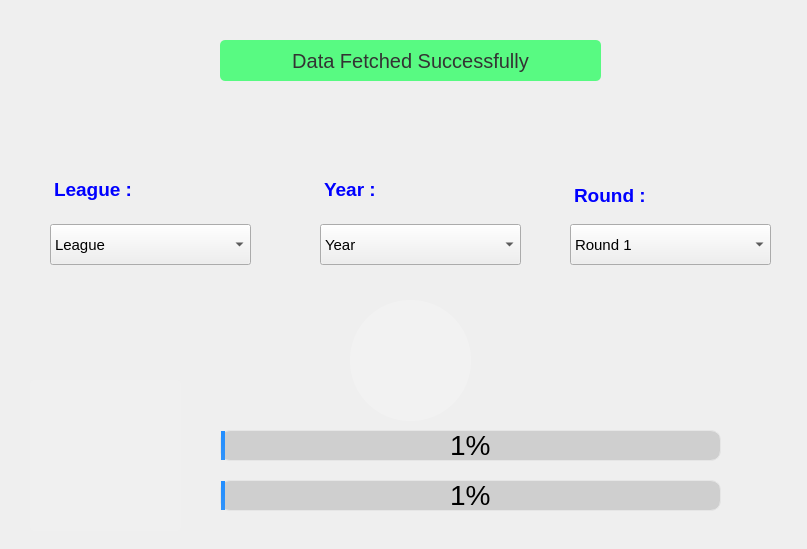
 <widget class="QWidget" name="Form">
  <property name="geometry">
   <rect>
    <x>0</x>
    <y>0</y>
    <width>807</width>
    <height>549</height>
   </rect>
  </property>
  <property name="font">
   <font>
    <family>Segoe UI</family>
    <pointsize>21</pointsize>
   </font>
  </property>
  <property name="mouseTracking">
   <bool>false</bool>
  </property>
  <property name="windowTitle">
   <string>Platinum iMarketer</string>
  </property>
  <property name="styleSheet">
   <string notr="true">QMainWindow {
	background-color:#ececec;
}
QTextEdit {
	border-width: 1px;
	border-style: solid;
	border-color: qlineargradient(spread:pad, x1:0.5, y1:1, x2:0.5, y2:0, stop:0 rgba(0, 113, 255, 255), stop:1 rgba(91, 171, 252, 255));
}
QPlainTextEdit {
	border-width: 1px;
	border-style: solid;
	border-color: qlineargradient(spread:pad, x1:0.5, y1:1, x2:0.5, y2:0, stop:0 rgba(0, 113, 255, 255), stop:1 rgba(91, 171, 252, 255));
}
QToolButton {
	border-style: solid;
	border-top-color: qlineargradient(spread:pad, x1:0.5, y1:1, x2:0.5, y2:0, stop:0 rgb(215, 215, 215), stop:1 rgb(222, 222, 222));
	border-right-color: qlineargradient(spread:pad, x1:0, y1:0.5, x2:1, y2:0.5, stop:0 rgb(217, 217, 217), stop:1 rgb(227, 227, 227));
	border-left-color: qlineargradient(spread:pad, x1:0, y1:0.5, x2:1, y2:0.5, stop:0 rgb(227, 227, 227), stop:1 rgb(217, 217, 217));
	border-bottom-color: qlineargradient(spread:pad, x1:0.5, y1:1, x2:0.5, y2:0, stop:0 rgb(215, 215, 215), stop:1 rgb(222, 222, 222));
	border-width: 1px;
	border-radius: 5px;
	color: rgb(0,0,0);
	padding: 2px;
	background-color: rgb(255,255,255);
}
QToolButton:hover{
	border-style: solid;
	border-top-color: qlineargradient(spread:pad, x1:0.5, y1:1, x2:0.5, y2:0, stop:0 rgb(195, 195, 195), stop:1 rgb(222, 222, 222));
	border-right-color: qlineargradient(spread:pad, x1:0, y1:0.5, x2:1, y2:0.5, stop:0 rgb(197, 197, 197), stop:1 rgb(227, 227, 227));
	border-left-color: qlineargradient(spread:pad, x1:0, y1:0.5, x2:1, y2:0.5, stop:0 rgb(227, 227, 227), stop:1 rgb(197, 197, 197));
	border-bottom-color: qlineargradient(spread:pad, x1:0.5, y1:1, x2:0.5, y2:0, stop:0 rgb(195, 195, 195), stop:1 rgb(222, 222, 222));
	border-width: 1px;
	border-radius: 5px;
	color: rgb(0,0,0);
	padding: 2px;
	background-color: rgb(255,255,255);
}
QToolButton:pressed{
	border-style: solid;
	border-top-color: qlineargradient(spread:pad, x1:0.5, y1:1, x2:0.5, y2:0, stop:0 rgb(215, 215, 215), stop:1 rgb(222, 222, 222));
	border-right-color: qlineargradient(spread:pad, x1:0, y1:0.5, x2:1, y2:0.5, stop:0 rgb(217, 217, 217), stop:1 rgb(227, 227, 227));
	border-left-color: qlineargradient(spread:pad, x1:0, y1:0.5, x2:1, y2:0.5, stop:0 rgb(227, 227, 227), stop:1 rgb(217, 217, 217));
	border-bottom-color: qlineargradient(spread:pad, x1:0.5, y1:1, x2:0.5, y2:0, stop:0 rgb(215, 215, 215), stop:1 rgb(222, 222, 222));
	border-width: 1px;
	border-radius: 5px;
	color: rgb(0,0,0);
	padding: 2px;
	background-color: rgb(142,142,142);
}
QPushButton{
	border-style: solid;
	border-top-color: qlineargradient(spread:pad, x1:0.5, y1:1, x2:0.5, y2:0, stop:0 rgb(215, 215, 215), stop:1 rgb(222, 222, 222));
	border-right-color: qlineargradient(spread:pad, x1:0, y1:0.5, x2:1, y2:0.5, stop:0 rgb(217, 217, 217), stop:1 rgb(227, 227, 227));
	border-left-color: qlineargradient(spread:pad, x1:0, y1:0.5, x2:1, y2:0.5, stop:0 rgb(227, 227, 227), stop:1 rgb(217, 217, 217));
	border-bottom-color: qlineargradient(spread:pad, x1:0.5, y1:1, x2:0.5, y2:0, stop:0 rgb(215, 215, 215), stop:1 rgb(222, 222, 222));
	border-width: 1px;
	border-radius: 5px;
	color: rgb(0,0,0);
	padding: 2px;
	background-color: rgb(255,255,255);
}
QPushButton::default{
	border-style: solid;
	border-top-color: qlineargradient(spread:pad, x1:0.5, y1:1, x2:0.5, y2:0, stop:0 rgb(215, 215, 215), stop:1 rgb(222, 222, 222));
	border-right-color: qlineargradient(spread:pad, x1:0, y1:0.5, x2:1, y2:0.5, stop:0 rgb(217, 217, 217), stop:1 rgb(227, 227, 227));
	border-left-color: qlineargradient(spread:pad, x1:0, y1:0.5, x2:1, y2:0.5, stop:0 rgb(227, 227, 227), stop:1 rgb(217, 217, 217));
	border-bottom-color: qlineargradient(spread:pad, x1:0.5, y1:1, x2:0.5, y2:0, stop:0 rgb(215, 215, 215), stop:1 rgb(222, 222, 222));
	border-width: 1px;
	border-radius: 5px;
	color: rgb(0,0,0);
	padding: 2px;
	background-color: rgb(255,255,255);
}
QPushButton:hover{
	border-style: solid;
	border-top-color: qlineargradient(spread:pad, x1:0.5, y1:1, x2:0.5, y2:0, stop:0 rgb(195, 195, 195), stop:1 rgb(222, 222, 222));
	border-right-color: qlineargradient(spread:pad, x1:0, y1:0.5, x2:1, y2:0.5, stop:0 rgb(197, 197, 197), stop:1 rgb(227, 227, 227));
	border-left-color: qlineargradient(spread:pad, x1:0, y1:0.5, x2:1, y2:0.5, stop:0 rgb(227, 227, 227), stop:1 rgb(197, 197, 197));
	border-bottom-color: qlineargradient(spread:pad, x1:0.5, y1:1, x2:0.5, y2:0, stop:0 rgb(195, 195, 195), stop:1 rgb(222, 222, 222));
	border-width: 1px;
	border-radius: 5px;
	color: rgb(0,0,0);
	padding: 2px;
	background-color: rgb(255,255,255);
}
QPushButton:pressed{
	border-style: solid;
	border-top-color: qlineargradient(spread:pad, x1:0.5, y1:1, x2:0.5, y2:0, stop:0 rgb(215, 215, 215), stop:1 rgb(222, 222, 222));
	border-right-color: qlineargradient(spread:pad, x1:0, y1:0.5, x2:1, y2:0.5, stop:0 rgb(217, 217, 217), stop:1 rgb(227, 227, 227));
	border-left-color: qlineargradient(spread:pad, x1:0, y1:0.5, x2:1, y2:0.5, stop:0 rgb(227, 227, 227), stop:1 rgb(217, 217, 217));
	border-bottom-color: qlineargradient(spread:pad, x1:0.5, y1:1, x2:0.5, y2:0, stop:0 rgb(215, 215, 215), stop:1 rgb(222, 222, 222));
	border-width: 1px;
	border-radius: 5px;
	color: rgb(0,0,0);
	padding: 2px;
	background-color: rgb(142,142,142);
}
QPushButton:disabled{
	border-style: solid;
	border-top-color: qlineargradient(spread:pad, x1:0.5, y1:1, x2:0.5, y2:0, stop:0 rgb(215, 215, 215), stop:1 rgb(222, 222, 222));
	border-right-color: qlineargradient(spread:pad, x1:0, y1:0.5, x2:1, y2:0.5, stop:0 rgb(217, 217, 217), stop:1 rgb(227, 227, 227));
	border-left-color: qlineargradient(spread:pad, x1:0, y1:0.5, x2:1, y2:0.5, stop:0 rgb(227, 227, 227), stop:1 rgb(217, 217, 217));
	border-bottom-color: qlineargradient(spread:pad, x1:0.5, y1:1, x2:0.5, y2:0, stop:0 rgb(215, 215, 215), stop:1 rgb(222, 222, 222));
	border-width: 1px;
	border-radius: 5px;
	color: #808086;
	padding: 2px;
	background-color: rgb(142,142,142);
}
QLineEdit {
	border-width: 1px; border-radius: 4px;
	border-style: solid;
	border-color: qlineargradient(spread:pad, x1:0.5, y1:1, x2:0.5, y2:0, stop:0 rgba(0, 113, 255, 255), stop:1 rgba(91, 171, 252, 255));
}
QLabel {
	color: #000000;
}
QLCDNumber {
	color: rgb(0, 113, 255, 255);
}
QProgressBar {
	text-align: center;
	color: rgb(240, 240, 240);
	border-width: 1px; 
	border-radius: 10px;
	border-color: rgb(230, 230, 230);
	border-style: solid;
	background-color:rgb(207,207,207);
}
QProgressBar::chunk {
	background-color: qlineargradient(spread:pad, x1:0.5, y1:1, x2:0.5, y2:0, stop:0 rgba(49, 147, 250, 255), stop:1 rgba(34, 142, 255, 255));
	border-radius: 10px;
}
QMenuBar {
	background-color: qlineargradient(spread:pad, x1:0.5, y1:1, x2:0.5, y2:0, stop:0 rgba(207, 209, 207, 255), stop:1 rgba(230, 229, 230, 255));
}
QMenuBar::item {
	color: #000000;
  	spacing: 3px;
  	padding: 1px 4px;
	background-color: qlineargradient(spread:pad, x1:0.5, y1:1, x2:0.5, y2:0, stop:0 rgba(207, 209, 207, 255), stop:1 rgba(230, 229, 230, 255));
}

QMenuBar::item:selected {
  	background-color: qlineargradient(spread:pad, x1:0.5, y1:1, x2:0.5, y2:0, stop:0 rgba(0, 113, 255, 255), stop:1 rgba(91, 171, 252, 255));
	color: #FFFFFF;
}
QMenu::item:selected {
	border-style: solid;
	border-top-color: transparent;
	border-right-color: transparent;
	border-left-color: qlineargradient(spread:pad, x1:0.5, y1:1, x2:0.5, y2:0, stop:0 rgba(0, 113, 255, 255), stop:1 rgba(91, 171, 252, 255));
	border-bottom-color: transparent;
	border-left-width: 2px;
	color: #000000;
	padding-left:15px;
	padding-top:4px;
	padding-bottom:4px;
	padding-right:7px;
}
QMenu::item {
	border-style: solid;
	border-top-color: transparent;
	border-right-color: transparent;
	border-left-color: transparent;
	border-bottom-color: transparent;
	border-bottom-width: 1px;
	color: #000000;
	padding-left:17px;
	padding-top:4px;
	padding-bottom:4px;
	padding-right:7px;
}
QTabWidget {
	color:rgb(0,0,0);
	background-color:#000000;
}
QTabWidget::pane {
		border-color: rgb(223,223,223);
		background-color:rgb(226,226,226);
		border-style: solid;
		border-width: 2px;
    	border-radius: 6px;
}
QTabBar::tab:first {
	border-style: solid;
	border-left-width:1px;
	border-right-width:0px;
	border-top-width:1px;
	border-bottom-width:1px;
	border-top-color: rgb(209,209,209);
	border-left-color: qlineargradient(spread:pad, x1:0.5, y1:1, x2:0.5, y2:0, stop:0 rgba(209, 209, 209, 209), stop:1 rgba(229, 229, 229, 229));
	border-bottom-color: rgb(229,229,229);
	border-top-left-radius: 4px;
	border-bottom-left-radius: 4px;
	color: #000000;
	padding: 3px;
	margin-left:0px;
	background-color: qlineargradient(spread:pad, x1:0.5, y1:1, x2:0.5, y2:0, stop:0 rgba(247, 247, 247, 255), stop:1 rgba(255, 255, 255, 255));
}
QTabBar::tab:last {
	border-style: solid;
	border-width:1px;
	border-top-color: rgb(209,209,209);
	border-left-color: qlineargradient(spread:pad, x1:0.5, y1:1, x2:0.5, y2:0, stop:0 rgba(209, 209, 209, 209), stop:1 rgba(229, 229, 229, 229));
	border-right-color: qlineargradient(spread:pad, x1:0.5, y1:1, x2:0.5, y2:0, stop:0 rgba(209, 209, 209, 209), stop:1 rgba(229, 229, 229, 229));
	border-bottom-color: rgb(229,229,229);
	border-top-right-radius: 4px;
	border-bottom-right-radius: 4px;
	color: #000000;
	padding: 3px;
	margin-left:0px;
	background-color: qlineargradient(spread:pad, x1:0.5, y1:1, x2:0.5, y2:0, stop:0 rgba(247, 247, 247, 255), stop:1 rgba(255, 255, 255, 255));
}
QTabBar::tab {
	border-style: solid;
	border-top-width:1px;
	border-bottom-width:1px;
	border-left-width:1px;
	border-top-color: rgb(209,209,209);
	border-left-color: qlineargradient(spread:pad, x1:0.5, y1:1, x2:0.5, y2:0, stop:0 rgba(209, 209, 209, 209), stop:1 rgba(229, 229, 229, 229));
	border-bottom-color: rgb(229,229,229);
	color: #000000;
	padding: 3px;
	margin-left:0px;
	background-color: qlineargradient(spread:pad, x1:0.5, y1:1, x2:0.5, y2:0, stop:0 rgba(247, 247, 247, 255), stop:1 rgba(255, 255, 255, 255));
}
QTabBar::tab:selected, QTabBar::tab:last:selected, QTabBar::tab:hover {
  	border-style: solid;
  	border-left-width:1px;
	border-right-color: transparent;
	border-top-color: rgb(209,209,209);
	border-left-color: qlineargradient(spread:pad, x1:0.5, y1:1, x2:0.5, y2:0, stop:0 rgba(209, 209, 209, 209), stop:1 rgba(229, 229, 229, 229));
	border-bottom-color: rgb(229,229,229);
	color: #FFFFFF;
	padding: 3px;
	margin-left:0px;
	background-color: qlineargradient(spread:pad, x1:0.5, y1:1, x2:0.5, y2:0, stop:0 rgba(0, 113, 255, 255), stop:1 rgba(91, 171, 252, 255));
}

QTabBar::tab:selected, QTabBar::tab:first:selected, QTabBar::tab:hover {
  	border-style: solid;
  	border-left-width:1px;
  	border-bottom-width:1px;
  	border-top-width:1px;
	border-right-color: transparent;
	border-top-color: rgb(209,209,209);
	border-left-color: qlineargradient(spread:pad, x1:0.5, y1:1, x2:0.5, y2:0, stop:0 rgba(209, 209, 209, 209), stop:1 rgba(229, 229, 229, 229));
	border-bottom-color: rgb(229,229,229);
	color: #FFFFFF;
	padding: 3px;
	margin-left:0px;
	background-color: qlineargradient(spread:pad, x1:0.5, y1:1, x2:0.5, y2:0, stop:0 rgba(0, 113, 255, 255), stop:1 rgba(91, 171, 252, 255));
}

QCheckBox {
	color: #000000;
	padding: 2px;
}
QCheckBox:disabled {
	color: #808086;
	padding: 2px;
}

QCheckBox:hover {
	border-radius:4px;
	border-style:solid;
	padding-left: 1px;
	padding-right: 1px;
	padding-bottom: 1px;
	padding-top: 1px;
	border-width:1px;
	border-color: transparent;
}
QCheckBox::indicator:checked {

	height: 10px;
	width: 10px;
	border-style:solid;
	border-width: 1px;
	border-color: qlineargradient(spread:pad, x1:0.5, y1:1, x2:0.5, y2:0, stop:0 rgba(0, 113, 255, 255), stop:1 rgba(91, 171, 252, 255));
	color: #000000;
	background-color: qlineargradient(spread:pad, x1:0.5, y1:1, x2:0.5, y2:0, stop:0 rgba(0, 113, 255, 255), stop:1 rgba(91, 171, 252, 255));
}
QCheckBox::indicator:unchecked {

	height: 10px;
	width: 10px;
	border-style:solid;
	border-width: 1px;
	border-color: qlineargradient(spread:pad, x1:0.5, y1:1, x2:0.5, y2:0, stop:0 rgba(0, 113, 255, 255), stop:1 rgba(91, 171, 252, 255));
	color: #000000;
}
QRadioButton {
	color: 000000;
	padding: 1px;
}
QRadioButton::indicator:checked {
	height: 10px;
	width: 10px;
	border-style:solid;
	border-radius:5px;
	border-width: 1px;
	border-color: qlineargradient(spread:pad, x1:0.5, y1:1, x2:0.5, y2:0, stop:0 rgba(0, 113, 255, 255), stop:1 rgba(91, 171, 252, 255));
	color: #a9b7c6;
	background-color: qlineargradient(spread:pad, x1:0.5, y1:1, x2:0.5, y2:0, stop:0 rgba(0, 113, 255, 255), stop:1 rgba(91, 171, 252, 255));
}
QRadioButton::indicator:!checked {
	height: 10px;
	width: 10px;
	border-style:solid;
	border-radius:5px;
	border-width: 1px;
	border-color: qlineargradient(spread:pad, x1:0.5, y1:1, x2:0.5, y2:0, stop:0 rgba(0, 113, 255, 255), stop:1 rgba(91, 171, 252, 255));
	color: #a9b7c6;
	background-color: transparent;
}
QStatusBar {
	color:#027f7f;
}
QSpinBox {
	border-style: solid;
	border-width: 1px;
	border-color: qlineargradient(spread:pad, x1:0.5, y1:1, x2:0.5, y2:0, stop:0 rgba(0, 113, 255, 255), stop:1 rgba(91, 171, 252, 255));
}
QDoubleSpinBox {
	border-style: solid;
	border-width: 1px;
	border-color: qlineargradient(spread:pad, x1:0.5, y1:1, x2:0.5, y2:0, stop:0 rgba(0, 113, 255, 255), stop:1 rgba(91, 171, 252, 255));
}
QTimeEdit {
	border-style: solid;
	border-width: 1px;
	border-color: qlineargradient(spread:pad, x1:0.5, y1:1, x2:0.5, y2:0, stop:0 rgba(0, 113, 255, 255), stop:1 rgba(91, 171, 252, 255));
}
QDateTimeEdit {
	border-style: solid;
	border-width: 1px;
	border-color: qlineargradient(spread:pad, x1:0.5, y1:1, x2:0.5, y2:0, stop:0 rgba(0, 113, 255, 255), stop:1 rgba(91, 171, 252, 255));
}
QDateEdit {
	border-style: solid;
	border-width: 1px;
	border-color: qlineargradient(spread:pad, x1:0.5, y1:1, x2:0.5, y2:0, stop:0 rgba(0, 113, 255, 255), stop:1 rgba(91, 171, 252, 255));
}

QToolBox {
	color: #a9b7c6;
	background-color:#000000;
}
QToolBox::tab {
	color: #a9b7c6;
	background-color:#000000;
}
QToolBox::tab:selected {
	color: #FFFFFF;
	background-color:#000000;
}
QScrollArea {
	color: #FFFFFF;
	background-color:#000000;
}
QSlider::groove:horizontal {
	height: 5px;
	background-color: qlineargradient(spread:pad, x1:0.5, y1:1, x2:0.5, y2:0, stop:0 rgba(49, 147, 250, 255), stop:1 rgba(34, 142, 255, 255));
}
QSlider::groove:vertical {
	width: 5px;
	background-color: qlineargradient(spread:pad, x1:0.5, y1:1, x2:0.5, y2:0, stop:0 rgba(49, 147, 250, 255), stop:1 rgba(34, 142, 255, 255));
}
QSlider::handle:horizontal {
	background: rgb(253,253,253);
	border-style: solid;
	border-width: 1px;
	border-color: rgb(207,207,207);
	width: 12px;
	margin: -5px 0;
	border-radius: 7px;
}
QSlider::handle:vertical {
	background: rgb(253,253,253);
	border-style: solid;
	border-width: 1px;
	border-color: rgb(207,207,207);
	height: 12px;
	margin: 0 -5px;
	border-radius: 7px;
}
QSlider::add-page:horizontal {
    background: rgb(181,181,181);
}
QSlider::add-page:vertical {
    background: rgb(181,181,181);
}
QSlider::sub-page:horizontal {
    background-color: qlineargradient(spread:pad, x1:0.5, y1:1, x2:0.5, y2:0, stop:0 rgba(49, 147, 250, 255), stop:1 rgba(34, 142, 255, 255));
}
QSlider::sub-page:vertical {
    background-color: qlineargradient(spread:pad, y1:0.5, x1:1, y2:0.5, x2:0, stop:0 rgba(49, 147, 250, 255), stop:1 rgba(34, 142, 255, 255));
}
QScrollBar:horizontal {
	max-height: 20px;
	border: 1px transparent grey;
	margin: 0px 20px 0px 20px;
}
QScrollBar:vertical {
	max-width: 20px;
	border: 1px transparent grey;
	margin: 20px 0px 20px 0px;
}
QScrollBar::handle:horizontal {
	background: rgb(253,253,253);
	border-style: solid;
	border-width: 1px;
	border-color: rgb(207,207,207);
	border-radius: 7px;
	min-width: 25px;
}
QScrollBar::handle:horizontal:hover {
	background: rgb(253,253,253);
	border-style: solid;
	border-width: 1px;
	border-color: rgb(147, 200, 200);
	border-radius: 7px;
	min-width: 25px;
}
QScrollBar::handle:vertical {
	background: rgb(253,253,253);
	border-style: solid;
	border-width: 1px;
	border-color: rgb(207,207,207);
	border-radius: 7px;
	min-height: 25px;
}
QScrollBar::handle:vertical:hover {
	background: rgb(253,253,253);
	border-style: solid;
	border-width: 1px;
	border-color: rgb(147, 200, 200);
	border-radius: 7px;
	min-height: 25px;
}
QScrollBar::add-line:horizontal {
   border: 2px transparent grey;
   border-top-right-radius: 7px;
   border-bottom-right-radius: 7px;
   background: rgba(34, 142, 255, 255);
   width: 20px;
   subcontrol-position: right;
   subcontrol-origin: margin;
}
QScrollBar::add-line:horizontal:pressed {
   border: 2px transparent grey;
   border-top-right-radius: 7px;
   border-bottom-right-radius: 7px;
   background: rgb(181,181,181);
   width: 20px;
   subcontrol-position: right;
   subcontrol-origin: margin;
}
QScrollBar::add-line:vertical {
   border: 2px transparent grey;
   border-bottom-left-radius: 7px;
   border-bottom-right-radius: 7px;
   background: rgba(34, 142, 255, 255);
   height: 20px;
   subcontrol-position: bottom;
   subcontrol-origin: margin;
}
QScrollBar::add-line:vertical:pressed {
   border: 2px transparent grey;
   border-bottom-left-radius: 7px;
   border-bottom-right-radius: 7px;
   background: rgb(181,181,181);
   height: 20px;
   subcontrol-position: bottom;
   subcontrol-origin: margin;
}
QScrollBar::sub-line:horizontal {
   border: 2px transparent grey;
   border-top-left-radius: 7px;
   border-bottom-left-radius: 7px;
   background: rgba(34, 142, 255, 255);
   width: 20px;
   subcontrol-position: left;
   subcontrol-origin: margin;
}
QScrollBar::sub-line:horizontal:pressed {
   border: 2px transparent grey;
   border-top-left-radius: 7px;
   border-bottom-left-radius: 7px;
   background: rgb(181,181,181);
   width: 20px;
   subcontrol-position: left;
   subcontrol-origin: margin;
}
QScrollBar::sub-line:vertical {
   border: 2px transparent grey;
   border-top-left-radius: 7px;
   border-top-right-radius: 7px;
   background: rgba(34, 142, 255, 255);
   height: 20px;
   subcontrol-position: top;
   subcontrol-origin: margin;
}
QScrollBar::sub-line:vertical:pressed {
   border: 2px transparent grey;
   border-top-left-radius: 7px;
   border-top-right-radius: 7px;
   background: rgb(181,181,181);
   height: 20px;
   subcontrol-position: top;
   subcontrol-origin: margin;
}
QScrollBar::left-arrow:horizontal {
   border: 1px transparent grey;
   border-top-left-radius: 3px;
   border-bottom-left-radius: 3px;
   width: 6px;
   height: 6px;
   background: white;
}
QScrollBar::right-arrow:horizontal {
   border: 1px transparent grey;
   border-top-right-radius: 3px;
   border-bottom-right-radius: 3px;
   width: 6px;
   height: 6px;
   background: white;
}
QScrollBar::up-arrow:vertical {
   border: 1px transparent grey;
   border-top-left-radius: 3px;
   border-top-right-radius: 3px;
   width: 6px;
   height: 6px;
   background: white;
}
QScrollBar::down-arrow:vertical {
   border: 1px transparent grey;
   border-bottom-left-radius: 3px;
   border-bottom-right-radius: 3px;
   width: 6px;
   height: 6px;
   background: white;
}
QScrollBar::add-page:horizontal, QScrollBar::sub-page:horizontal {
   background: none;
}
QScrollBar::add-page:vertical, QScrollBar::sub-page:vertical {
   background: none;
}</string>
  </property>
  <widget class="QPushButton" name="btn_start">
   <property name="geometry">
    <rect>
     <x>350</x>
     <y>300</y>
     <width>121</width>
     <height>121</height>
    </rect>
   </property>
   <property name="font">
    <font>
     <pointsize>40</pointsize>
    </font>
   </property>
   <property name="cursor">
    <cursorShape>PointingHandCursor</cursorShape>
   </property>
   <property name="toolTip">
    <string>Login</string>
   </property>
   <property name="styleSheet">
    <string notr="true">QPushButton {
    color: #333;
    border: 2px solid #555;
    border-radius: 60;
    border-style: outset;
    background: qradialgradient(
        cx: 0.3, cy: -0.4, fx: 0.3, fy: -0.4,
        radius: 1.35, stop: 0 #fff, stop: 1 #888
        );
    padding: 5px;
background-color: rgba(255,255,255,50);border: 0px
    }

QPushButton:hover {
    background: qradialgradient(
        cx: 0.3, cy: -0.4, fx: 0.3, fy: -0.4,
        radius: 1.35, stop: 0 #fff, stop: 1 #bbb
        );
border: 2px solid QLinearGradient( x1: 0, y1: 0, x2: 0, y2: 1, stop: 0 #ffa02f, stop: 1 #d7801a);
    }

QPushButton:pressed {
    border-style: inset;
    background: qradialgradient(
        cx: 0.4, cy: -0.1, fx: 0.4, fy: -0.1,
        radius: 1.35, stop: 0 #fff, stop: 1 #ddd
        );
    }


/*QPushButton {
 /* background-color: #505F69;
  border: 1px solid #32414B;
  color: #F0F0F0;
  border-radius: 4px;
  padding: 3px;
  outline: none;
  /* Issue #194 - Special case of QPushButton inside dialogs, for better UI 
  min-width: 80px;


}

QPushButton:disabled {
  background-color: #32414B;
  border: 1px solid #32414B;
  color: #787878;
  border-radius: 4px;
  padding: 3px;
}

QPushButton:checked {
  background-color: #32414B;
  border: 1px solid #32414B;
  border-radius: 4px;
  padding: 3px;
  outline: none;
}

QPushButton:checked:disabled {
  background-color: #19232D;
  border: 1px solid #32414B;
  color: #787878;
  border-radius: 4px;
  padding: 3px;
  outline: none;
}

QPushButton:checked:selected {
  background: #1464A0;
  color: #32414B;
}

QPushButton::menu-indicator {
  subcontrol-origin: padding;
  subcontrol-position: bottom right;
  bottom: 4px;
}

QPushButton:pressed {
  background-color: #19232D;
  border: 1px solid #19232D;
}

QPushButton:pressed:hover {
  border: 1px solid #148CD2;
}

QPushButton:hover {
  border: 1px solid #148CD2;
  color: #F0F0F0;
}

QPushButton:selected {
  background: #1464A0;
  color: #32414B;
}

QPushButton:hover {
  border: 1px solid #148CD2;
  color: #F0F0F0;
}

QPushButton:focus {
  border: 1px solid #1464A0;
}
*/
</string>
   </property>
   <property name="text">
    <string/>
   </property>
   <property name="icon">
    <iconset>
     <normaloff>:/icons/Downloads-icon.png</normaloff>:/icons/Downloads-icon.png</iconset>
   </property>
   <property name="iconSize">
    <size>
     <width>100</width>
     <height>100</height>
    </size>
   </property>
   <property name="flat">
    <bool>false</bool>
   </property>
  </widget>
  <widget class="QLabel" name="label_img_back">
   <property name="geometry">
    <rect>
     <x>0</x>
     <y>-20</y>
     <width>841</width>
     <height>681</height>
    </rect>
   </property>
   <property name="styleSheet">
    <string notr="true"/>
   </property>
   <property name="text">
    <string/>
   </property>
   <property name="pixmap">
    <pixmap>:/icons/back_1.jpg</pixmap>
   </property>
   <property name="scaledContents">
    <bool>true</bool>
   </property>
  </widget>
  <widget class="QPushButton" name="btn_done">
   <property name="enabled">
    <bool>false</bool>
   </property>
   <property name="geometry">
    <rect>
     <x>220</x>
     <y>40</y>
     <width>381</width>
     <height>41</height>
    </rect>
   </property>
   <property name="font">
    <font>
     <pointsize>15</pointsize>
    </font>
   </property>
   <property name="styleSheet">
    <string notr="true">QPushButton {
    color: #333;
    border: 2px solid #555;
    border-style: outset;
    background: qradialgradient(
        cx: 0.3, cy: -0.4, fx: 0.3, fy: -0.4,
        radius: 1.35, stop: 0 #fff, stop: 1 #888
        );
    padding: 5px;
background-color: rgba(85, 250, 127,250);border: 0px;

border-radius: 5px;
    }

QPushButton:hover {
    background: qradialgradient(
        cx: 0.3, cy: -0.4, fx: 0.3, fy: -0.4,
        radius: 1.35, stop: 0 #fff, stop: 1 #bbb
        );
border: 2px solid QLinearGradient( x1: 0, y1: 0, x2: 0, y2: 1, stop: 0 #ffa02f, stop: 1 #d7801a);
    }

QPushButton:pressed {
    border-style: inset;
    background: qradialgradient(
        cx: 0.4, cy: -0.1, fx: 0.4, fy: -0.1,
        radius: 1.35, stop: 0 #fff, stop: 1 #ddd
        );
    }

</string>
   </property>
   <property name="text">
    <string>Data Fetched Successfully</string>
   </property>
  </widget>
  <widget class="QPushButton" name="pushButton_15">
   <property name="enabled">
    <bool>false</bool>
   </property>
   <property name="geometry">
    <rect>
     <x>30</x>
     <y>380</y>
     <width>151</width>
     <height>151</height>
    </rect>
   </property>
   <property name="font">
    <font>
     <family>Segoe UI</family>
     <pointsize>20</pointsize>
     <weight>75</weight>
     <bold>true</bold>
    </font>
   </property>
   <property name="styleSheet">
    <string notr="true">background-image: url(:/icons/150px-Mitre_10_cup_logo.png);
background-color: rgba(255,255,255,20);border: 0px
</string>
   </property>
   <property name="text">
    <string/>
   </property>
   <property name="iconSize">
    <size>
     <width>20</width>
     <height>20</height>
    </size>
   </property>
  </widget>
  <widget class="QProgressBar" name="progressBar_teams">
   <property name="geometry">
    <rect>
     <x>220</x>
     <y>480</y>
     <width>501</width>
     <height>31</height>
    </rect>
   </property>
   <property name="styleSheet">
    <string notr="true">	color: rgb(0,0,0);</string>
   </property>
   <property name="value">
    <number>1</number>
   </property>
  </widget>
  <widget class="QProgressBar" name="progressBar_players">
   <property name="geometry">
    <rect>
     <x>220</x>
     <y>430</y>
     <width>501</width>
     <height>31</height>
    </rect>
   </property>
   <property name="styleSheet">
    <string notr="true">	color: rgb(0,0,0);</string>
   </property>
   <property name="value">
    <number>1</number>
   </property>
  </widget>
  <widget class="QTextEdit" name="textEdit_3">
   <property name="geometry">
    <rect>
     <x>570</x>
     <y>180</y>
     <width>131</width>
     <height>41</height>
    </rect>
   </property>
   <property name="styleSheet">
    <string notr="true">Background-color:qradialgradient(spread:pad, cx:0.5, cy:0.5, radius:2, fx:0.5, fy:0.494, stop:0 rgba(255, 255, 255, 0));
border:0px;</string>
   </property>
   <property name="html">
    <string>&lt;!DOCTYPE HTML PUBLIC &quot;-//W3C//DTD HTML 4.0//EN&quot; &quot;http://www.w3.org/TR/REC-html40/strict.dtd&quot;&gt;
&lt;html&gt;&lt;head&gt;&lt;meta name=&quot;qrichtext&quot; content=&quot;1&quot; /&gt;&lt;style type=&quot;text/css&quot;&gt;
p, li { white-space: pre-wrap; }
&lt;/style&gt;&lt;/head&gt;&lt;body style=&quot; font-family:'MS Shell Dlg 2'; font-size:8.25pt; font-weight:400; font-style:normal;&quot;&gt;
&lt;p style=&quot; margin-top:0px; margin-bottom:0px; margin-left:0px; margin-right:0px; -qt-block-indent:0; text-indent:0px;&quot;&gt;&lt;span style=&quot; font-size:14pt; font-weight:600; color:#0000ff;&quot;&gt;Round :&lt;/span&gt;&lt;/p&gt;&lt;/body&gt;&lt;/html&gt;</string>
   </property>
  </widget>
  <widget class="QTextEdit" name="textEdit_2">
   <property name="geometry">
    <rect>
     <x>320</x>
     <y>174</y>
     <width>131</width>
     <height>41</height>
    </rect>
   </property>
   <property name="styleSheet">
    <string notr="true">Background-color:qradialgradient(spread:pad, cx:0.5, cy:0.5, radius:2, fx:0.5, fy:0.494, stop:0 rgba(255, 255, 255, 0));
border:0px;</string>
   </property>
   <property name="html">
    <string>&lt;!DOCTYPE HTML PUBLIC &quot;-//W3C//DTD HTML 4.0//EN&quot; &quot;http://www.w3.org/TR/REC-html40/strict.dtd&quot;&gt;
&lt;html&gt;&lt;head&gt;&lt;meta name=&quot;qrichtext&quot; content=&quot;1&quot; /&gt;&lt;style type=&quot;text/css&quot;&gt;
p, li { white-space: pre-wrap; }
&lt;/style&gt;&lt;/head&gt;&lt;body style=&quot; font-family:'MS Shell Dlg 2'; font-size:8.25pt; font-weight:400; font-style:normal;&quot;&gt;
&lt;p style=&quot; margin-top:0px; margin-bottom:0px; margin-left:0px; margin-right:0px; -qt-block-indent:0; text-indent:0px;&quot;&gt;&lt;span style=&quot; font-size:14pt; font-weight:600; color:#0000ff;&quot;&gt;Year :&lt;/span&gt;&lt;/p&gt;&lt;/body&gt;&lt;/html&gt;</string>
   </property>
  </widget>
  <widget class="QComboBox" name="round">
   <property name="geometry">
    <rect>
     <x>570</x>
     <y>224</y>
     <width>201</width>
     <height>41</height>
    </rect>
   </property>
   <property name="mouseTracking">
    <bool>false</bool>
   </property>
   <property name="autoFillBackground">
    <bool>false</bool>
   </property>
   <property name="styleSheet">
    <string notr="true">font-size:15px;</string>
   </property>
   <item>
    <property name="text">
     <string>Round 1</string>
    </property>
   </item>
   <item>
    <property name="text">
     <string>Round 2</string>
    </property>
   </item>
   <item>
    <property name="text">
     <string>Round 3</string>
    </property>
   </item>
   <item>
    <property name="text">
     <string>Round 4</string>
    </property>
   </item>
   <item>
    <property name="text">
     <string>Round 5</string>
    </property>
   </item>
   <item>
    <property name="text">
     <string>Round 6</string>
    </property>
   </item>
   <item>
    <property name="text">
     <string>Round 7</string>
    </property>
   </item>
   <item>
    <property name="text">
     <string>Round 8</string>
    </property>
   </item>
   <item>
    <property name="text">
     <string>Round 9</string>
    </property>
   </item>
   <item>
    <property name="text">
     <string>Round 10</string>
    </property>
   </item>
   <item>
    <property name="text">
     <string>Round 11</string>
    </property>
   </item>
   <item>
    <property name="text">
     <string>Round 12</string>
    </property>
   </item>
   <item>
    <property name="text">
     <string>Round 13</string>
    </property>
   </item>
   <item>
    <property name="text">
     <string>Round 14</string>
    </property>
   </item>
   <item>
    <property name="text">
     <string>Semi Finals</string>
    </property>
   </item>
   <item>
    <property name="text">
     <string>Freliminary Final</string>
    </property>
   </item>
   <item>
    <property name="text">
     <string>Grand Final</string>
    </property>
   </item>
  </widget>
  <widget class="QComboBox" name="year">
   <property name="geometry">
    <rect>
     <x>320</x>
     <y>224</y>
     <width>201</width>
     <height>41</height>
    </rect>
   </property>
   <property name="styleSheet">
    <string notr="true">font-size:15px;</string>
   </property>
   <item>
    <property name="text">
     <string>Year</string>
    </property>
   </item>
   <item>
    <property name="text">
     <string>2020</string>
    </property>
   </item>
   <item>
    <property name="text">
     <string>2019</string>
    </property>
   </item>
   <item>
    <property name="text">
     <string>2018</string>
    </property>
   </item>
   <item>
    <property name="text">
     <string>2017</string>
    </property>
   </item>
  </widget>
  <widget class="QComboBox" name="tournaments">
   <property name="geometry">
    <rect>
     <x>50</x>
     <y>224</y>
     <width>201</width>
     <height>41</height>
    </rect>
   </property>
   <property name="styleSheet">
    <string notr="true">font-size:15px;</string>
   </property>
   <item>
    <property name="text">
     <string>League</string>
    </property>
   </item>
   <item>
    <property name="text">
     <string>Premiership Rugby</string>
    </property>
   </item>
   <item>
    <property name="text">
     <string>Pro14</string>
    </property>
   </item>
   <item>
    <property name="text">
     <string>Super Rugby Unlocked</string>
    </property>
   </item>
   <item>
    <property name="text">
     <string>Super Rugby Aotearoa</string>
    </property>
   </item>
   <item>
    <property name="text">
     <string>Super Rugby Australia</string>
    </property>
   </item>
   <item>
    <property name="text">
     <string>Six Nations</string>
    </property>
   </item>
   <item>
    <property name="text">
     <string>Rugby Championship</string>
    </property>
   </item>
   <item>
    <property name="text">
     <string>Internationals</string>
    </property>
   </item>
   <item>
    <property name="text">
     <string>Heineken Cup</string>
    </property>
   </item>
   <item>
    <property name="text">
     <string>Super Rugby</string>
    </property>
   </item>
   <item>
    <property name="text">
     <string>Top 14</string>
    </property>
   </item>
   <item>
    <property name="text">
     <string>Mitre 10 Cup</string>
    </property>
   </item>
   <item>
    <property name="text">
     <string>Curre Cup</string>
    </property>
   </item>
   <item>
    <property name="text">
     <string>Challenge Cup</string>
    </property>
   </item>
   <item>
    <property name="text">
     <string>Sevens</string>
    </property>
   </item>
   <item>
    <property name="text">
     <string>Rugby World Cup</string>
    </property>
   </item>
  </widget>
  <widget class="QTextEdit" name="textEdit">
   <property name="geometry">
    <rect>
     <x>50</x>
     <y>174</y>
     <width>131</width>
     <height>41</height>
    </rect>
   </property>
   <property name="styleSheet">
    <string notr="true">Background-color:qradialgradient(spread:pad, cx:0.5, cy:0.5, radius:2, fx:0.5, fy:0.494, stop:0 rgba(255, 255, 255, 0));
border:0px;</string>
   </property>
   <property name="html">
    <string>&lt;!DOCTYPE HTML PUBLIC &quot;-//W3C//DTD HTML 4.0//EN&quot; &quot;http://www.w3.org/TR/REC-html40/strict.dtd&quot;&gt;
&lt;html&gt;&lt;head&gt;&lt;meta name=&quot;qrichtext&quot; content=&quot;1&quot; /&gt;&lt;style type=&quot;text/css&quot;&gt;
p, li { white-space: pre-wrap; }
&lt;/style&gt;&lt;/head&gt;&lt;body style=&quot; font-family:'MS Shell Dlg 2'; font-size:8.25pt; font-weight:400; font-style:normal;&quot;&gt;
&lt;p style=&quot; margin-top:0px; margin-bottom:0px; margin-left:0px; margin-right:0px; -qt-block-indent:0; text-indent:0px;&quot;&gt;&lt;span style=&quot; font-size:14pt; font-weight:600; color:#0000ff;&quot;&gt;League :&lt;/span&gt;&lt;/p&gt;&lt;/body&gt;&lt;/html&gt;</string>
   </property>
  </widget>
  <zorder>label_img_back</zorder>
  <zorder>btn_start</zorder>
  <zorder>btn_done</zorder>
  <zorder>pushButton_15</zorder>
  <zorder>progressBar_teams</zorder>
  <zorder>progressBar_players</zorder>
  <zorder>textEdit_3</zorder>
  <zorder>textEdit_2</zorder>
  <zorder>round</zorder>
  <zorder>year</zorder>
  <zorder>tournaments</zorder>
  <zorder>textEdit</zorder>
 </widget>
